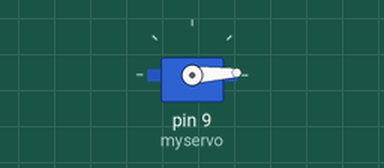
Simulated run of this sketch. Board: Arduino Uno, built with avr-gcc and run on an emulated ATmega328P. Parts: servo.

Above: at 0.05 s.
At 0.9 s:
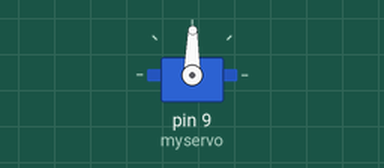
At 1.75 s:
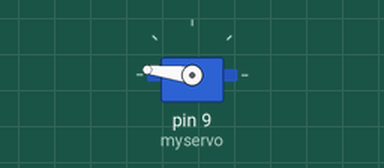
At 3.45 s:
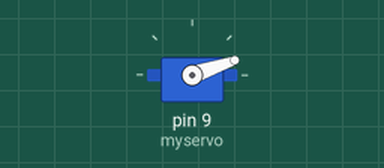
Timing chart, 0 to 8.3 s (numbered marks = the images above):
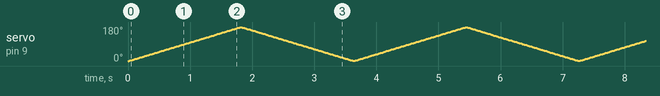

The sketch:

MOTO.ino
```cpp
#include <Servo.h>//之间要有空格，否则编译时会报错。
Servo myservo;//定义舵机变量名
unsigned char jiao;//
void setup()
{
myservo.attach(9);//定义舵机接口（9、10 都可以，缺点只能控制2 个）
}
void loop()
{
  for(jiao=0;jiao<180;jiao++)
   {
     myservo.write(jiao);//设置舵机旋转的角度
     delay(10);
   }
   for(jiao=180;jiao>0;jiao--)
   {
     myservo.write(jiao);//设置舵机旋转的角度
     delay(10);
   }
}
```
